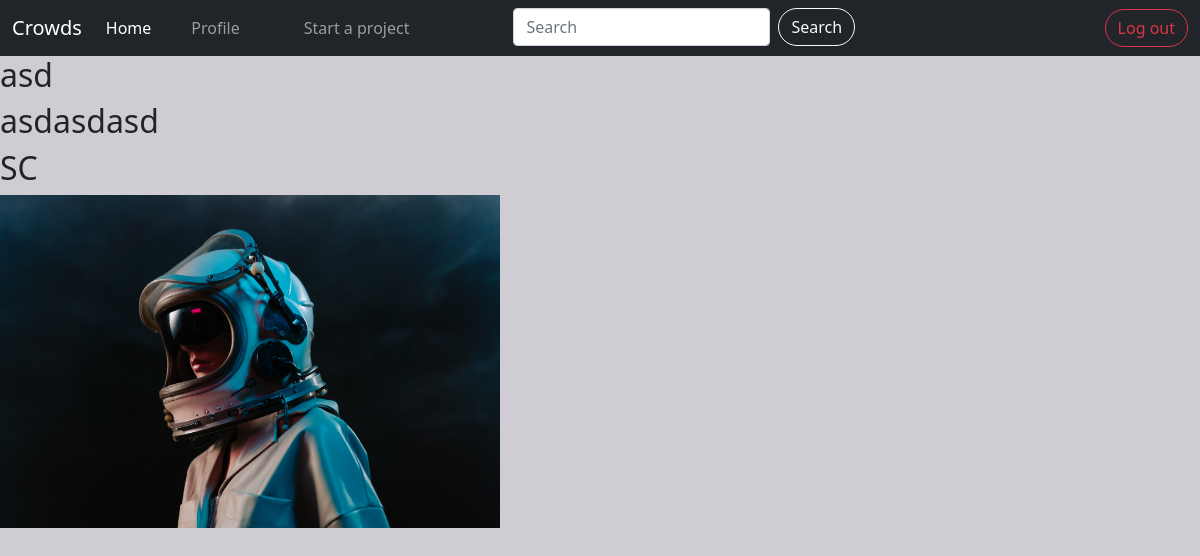
/project_details/16, run on an earlier commit of the app's database.
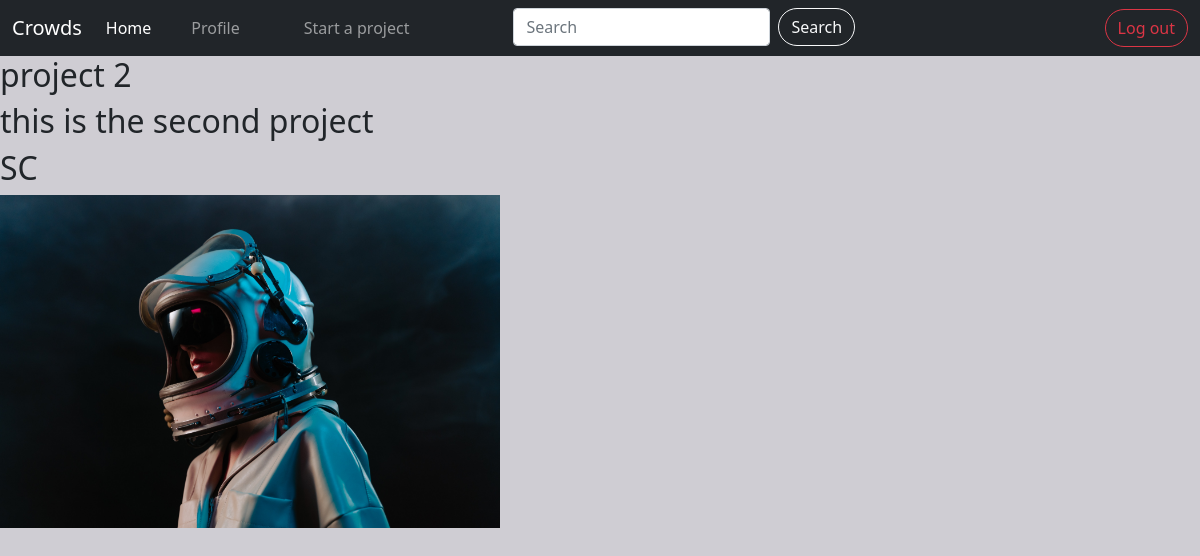
And on a later commit of the database.
### projects/models.py (models this page shows, shortened)
class Project(models.Model):
    title = models.CharField(max_length=250)
    details = models.TextField()
    CATEGORY_CHOICES = [
        ('SC', 'Social'),
        ('PO', 'Political'),
        ('SP', 'Sports'),
        ('ED', 'Educational'),
    ]
    category = models.CharField(
        max_length=2,
        choices=CATEGORY_CHOICES,
        default='SC',
    )
    images = models.ImageField(null=False, blank=False)
    total_target = models.IntegerField()
    tags = TaggableManager()
    start_time = models.DateTimeField()
    end_time = models.DateTimeField()
    user = models.ForeignKey(User, on_delete=models.CASCADE, blank=True, null=True)

### projects/views.py (the view)
# urls.py: path('project_details/<int:pk>', views.ProjectDetails.as_view(), name='project_details'),
class ProjectDetails(DetailView):
    model = Project

### projects/templates/projects/project_detail.html (shortened to what this page needs)
{% extends 'base.html' %}
{% block navbar %} {% include 'navbar.html' %} {% endblock %}
{% block content %}
<h2>{{ project.title }}</h2>
<h2>{{ project.details }}</h2>
<h2>{{ project.category }}</h2>
<img src="{{ project.images.url }}" width="500px" />
{% endblock %}

What changed in the data, as far as the page shows it:
changed Project "SC": title "asd" → "project 2"; details "asdasdasd" → "this is the second project"
